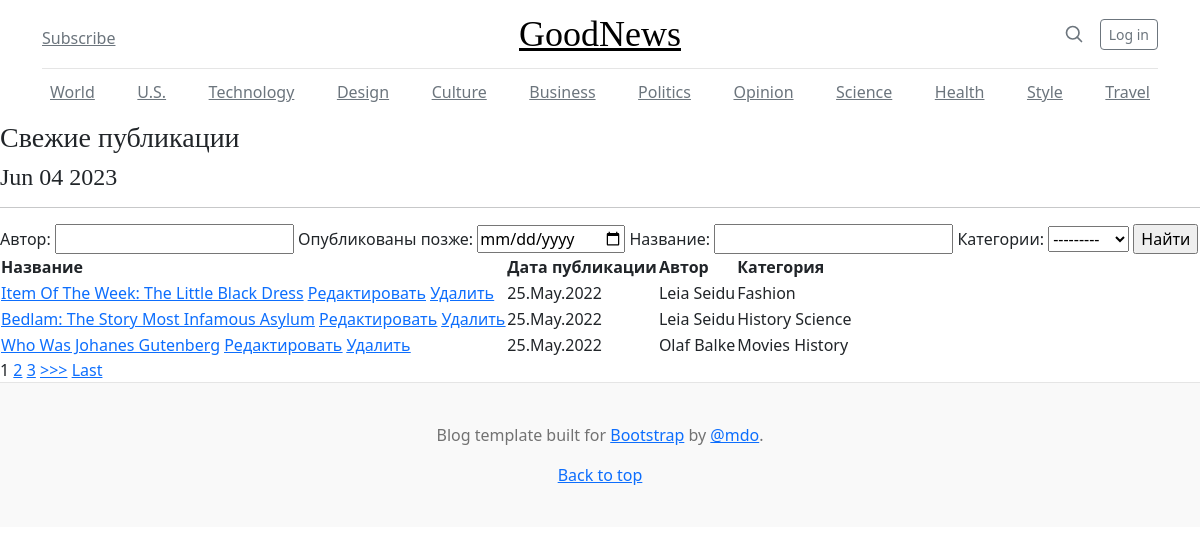
The page /post_list on the database as committed earlier.
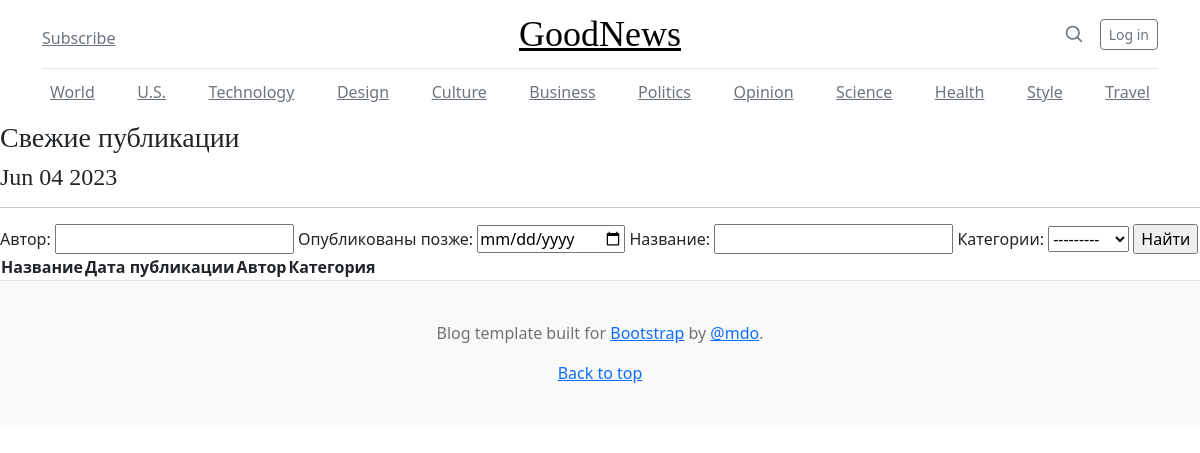
The same page on the database as committed later.
### news/models.py (models this page shows, shortened)
class Post(models.Model):
    author = models.ForeignKey(Author, on_delete=models.CASCADE)
    post_type = models.CharField(max_length=3, choices=[('ART', 'Article'), ('NEW', 'News')], default='A')
    creation_date = models.DateTimeField(auto_now_add=True)
    categories = models.ManyToManyField(Category, through='PostCategory', related_name="post_categories")
    post_title = models.CharField(max_length=255)
    post_text = models.TextField()
    post_rating = models.IntegerField(default=0)

class Author(models.Model):
    user = models.OneToOneField(User, on_delete=models.CASCADE)
    user_rating = models.IntegerField(default=0)
    def __str__(self):
        return f'{self.user}'

class Category(models.Model):
    category_name = models.CharField(max_length=256, unique=True)
    subscribers = models.ManyToManyField(User, through='UserCategory')

### news/views.py (the view, shortened to what this page needs)
# urls.py: path('post_list', PostList.as_view(), name='post_list'),
class PostList(ListView):
    model = Post
    template_name = 'post_list.html'
    context_object_name = 'post_list'
    ordering = '-creation_date'
    paginate_by = 1
    form_class = PostForm
    def get_context_data(self, **kwargs):
        context = super().get_context_data(**kwargs)
        context['time_now'] = datetime.utcnow()
        context['filter'] = PostFilter(self.request.GET, queryset=self.get_queryset())
        context['categories'] = Category.objects.all()
        return context
    def get_queryset(self):
        queryset = super().get_queryset()
        return PostFilter(self.request.GET, queryset=queryset).qs

### templates/news/post_list.html (shortened to what this page needs)
{% extends 'flatpages/default.html' %}
{% load custom_filters %}
{% block content %}
    <h3>Свежие публикации </h3>
    <h4> {{ time_now|date:'M d Y' }}</h4>
    <hr>
<form method="GET">
    {{ filter.form }}
    <input type="submit" value="Найти">
</form>
<table>
    <thead>
        <th>Название</th>
        <th>Дата публикации</th>
        <th>Автор</th>
        <th>Категория</th>
    </thead>
    {% for post in filter.qs %}
    <tr>
        <td>
            <a href="{% url 'post_detail' post.id %}">{{ post.post_title |  title }}</a>
            <a href="{% url 'post_update' post.id %}"><u>Редактировать</u></a>
            <a href="{% url 'post_delete' post.id %}"><u>Удалить</u></a>
        </td>
        <td>{{ post.creation_date | date:'d.M.Y' }}</td>
        <td>{{ post.author | title }}</td>
        <td>{% for category in post.categories.all %}
            {{ category.category_name }}
            {% endfor %}
        </td>
    </tr>
    {% endfor %}
</table>
{% if is_paginated %}
    {% for num in page_obj.paginator.page_range %}
        {% if page_obj.number == num %}
            <a>{{ num }}</a>
        {% elif num > page_obj.number|add:'-3' and num < page_obj.number|add:'3' %}
            <a href="?page={{ num }}">{{ num }}</a>
        {% endif %}
    {% endfor %}
    {% if page_obj.has_next %}
        <a href="?page={{ page_obj.next_page_number }}">>>></a>
        <a href="?page={{ page_obj.paginator.num_pages }}">Last</a>
    {% endif %}
{% endif %}
{% endblock content %}

### templates/flatpages/default.html (shortened to what this page needs)
<!DOCTYPE html>
<html lang="en" data-bs-theme="auto">
  <head>
    {% load static %}
    <link rel="stylesheet" type="text/css" href="{% static 'assets/dist/css/bootstrap.min.css' %}">
    <link rel="stylesheet" type="text/css" href="{% static 'css/blog.css' %}">
  </head>
  <body>
<div class="container">
  <header class="blog-header lh-1 py-3">
    <div class="row flex-nowrap justify-content-between align-items-center">
      <div class="col-4 pt-2">
        <a class="link-secondary" href="{% url 'subscription' %}">Subscribe</a>
      </div>
      <div class="col-4 text-center">
        <a class="blog-header-logo text-body-emphasis" href="{% url 'post_list' %}">GoodNews</a>
      </div>
      <div class="col-4 d-flex justify-content-end align-items-center">
        <a class="link-secondary" href="#" aria-label="Search">
          <svg xmlns="http://www.w3.org/2000/svg" width="20" height="20" fill="none" stroke="currentColor" stroke-linecap="round" stroke-linejoin="round" stroke-width="2" class="mx-3" role="img" viewBox="0 0 24 24"><title>Search</title><circle cx="10.5" cy="10.5" r="7.5"/><path d="M21 21l-5.2-5.2"/></svg>
        </a>
        <a class="btn btn-sm btn-outline-secondary" href="{% url 'login' %}">Log in</a>
      </div>
    </div>
  </header>
  <div class="nav-scroller py-1 mb-2">
    <nav class="nav d-flex justify-content-between">
      <a class="p-2 link-secondary" href="#">World</a>
      <a class="p-2 link-secondary" href="#">U.S.</a>
      <a class="p-2 link-secondary" href="#">Technology</a>
      <a class="p-2 link-secondary" href="#">Design</a>
      <a class="p-2 link-secondary" href="#">Culture</a>
      <a class="p-2 link-secondary" href="#">Business</a>
      <a class="p-2 link-secondary" href="#">Politics</a>
      <a class="p-2 link-secondary" href="#">Opinion</a>
      <a class="p-2 link-secondary" href="#">Science</a>
      <a class="p-2 link-secondary" href="#">Health</a>
      <a class="p-2 link-secondary" href="#">Style</a>
      <a class="p-2 link-secondary" href="#">Travel</a>
    </nav>
  </div>
</div>
           {% block content %}{% endblock content %}
<footer class="blog-footer">
  <p>Blog template built for <a href="https://getbootstrap.com/">Bootstrap</a> by <a href="https://twitter.com/mdo">@mdo</a>.</p>
  <p>
    <a href="#">Back to top</a>
  </p>
</footer>

### static/css/blog.css (style rules this page uses)
.blog-header { border-bottom: 1px solid #e5e5e5; }
.blog-header-logo { font-family: "Playfair Display", Georgia, "Times New Roman", serif; font-size: 2.25rem; }
h1, h2, h3, h4, h5, h6 { font-family: "Playfair Display", Georgia, "Times New Roman", serif; }
.blog-footer { padding: 2.5rem 0; color: #727272; text-align: center; background-color: #f9f9f9; border-top: .05rem solid #e5e5e5; }
.blog-footer p:last-child { margin-bottom: 0; }

### templates/flatpages/default.html (style rules this page uses)
.nav-scroller { position: relative; z-index: 2; height: 2.75rem; overflow-y: hidden; }
.nav-scroller .nav { display: flex; flex-wrap: nowrap; padding-bottom: 1rem; margin-top: -1px; overflow-x: auto; text-align: center; white-space: nowrap; -webkit-overflow-scrolling: touch; }

Rows that differ between the two databases and show on the page:
removed Post: post_title "Item Of The Week: The Little Black Dress", creation_date "25.May.2022", author "Leia Seidu"
removed Category: category_name "Fashion", shown under "Item Of The Week: The Little Black Dress"
removed Post: post_title "Bedlam: The Story Most Infamous Asylum", creation_date "25.May.2022", author "Leia Seidu"
removed Category: category_name "History"
removed Category: category_name "Science", shown under "Bedlam: The Story Most Infamous Asylum"
removed Post: post_title "Who Was Johanes Gutenberg", creation_date "25.May.2022", author "Olaf Balke"
removed Category: category_name "Movies", shown under "Who Was Johanes Gutenberg"
Other text that changed with them:
list line gone: "1"
list line gone: "2"
list line gone: "3"
text no longer shown: ">>> Last"
